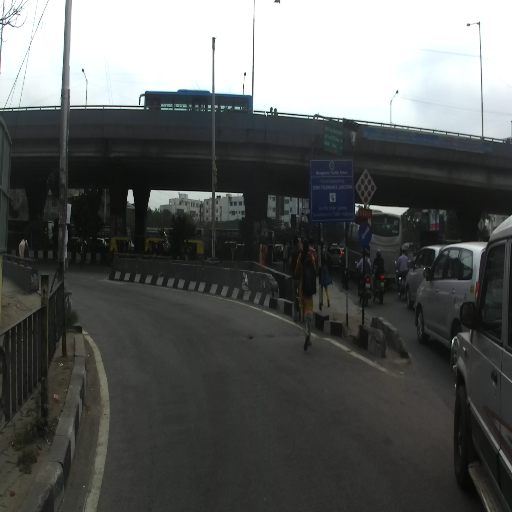
#> input picture figures/indian_road_sample.png, 512 x 512 px
$ python create_detection_image.py
#> lines starting #> are read from the running program, lines starting #| are printed output that depends on the picture
#!/usr/bin/env python3
"""
create_detection_image.py
Overlays realistic YOLOv8 object detection bounding boxes, confidence badges, and segmentation contours
onto a real Indian road image from the Indian Driving Dataset (IDD).
"""

import os
import sys

sys.path.insert(0, os.path.join(os.path.dirname(__file__), 'pip_packages'))
from PIL import Image, ImageDraw, ImageFont

def create_yolo_detection_visual():
    src_path = 'IDD_RESIZED/image_archive/Image_1450.png'
    if not os.path.exists(src_path):
        src_path = 'figures/indian_road_sample.png'

    img = Image.open(src_path).convert('RGB')
#> img is the input picture: PIL image 512x512 RGB; mean R, G, B 89.5, 91.9, 90.4
    draw = ImageDraw.Draw(img)

    try:
        font_box = ImageFont.truetype('/System/Library/Fonts/Helvetica.ttc', 16)
        font_tag = ImageFont.truetype('/System/Library/Fonts/Helvetica.ttc', 13)
        font_head = ImageFont.truetype('/System/Library/Fonts/Helvetica.ttc', 18)
    except:
        font_box = ImageFont.load_default()
        font_tag = font_box
        font_head = font_box

    # Overlay detections
    # Detection 1: Auto-Rickshaw (Blue)
    # [xmin, ymin, xmax, ymax]
    box_auto = (40, 180, 220, 390)
    draw.rectangle(box_auto, outline=(14, 165, 233), width=4)
    # Tag badge
    draw.rectangle([box_auto[0], box_auto[1] - 26, box_auto[0] + 165, box_auto[1]], fill=(14, 165, 233))
    draw.text((box_auto[0] + 6, box_auto[1] - 22), "Auto-Rickshaw: 0.88", fill=(255, 255, 255), font=font_tag)

    # Detection 2: Stray Cattle / Cow (Red)
    box_cow = (270, 240, 430, 420)
    draw.rectangle(box_cow, outline=(239, 68, 68), width=4)
    draw.rectangle([box_cow[0], box_cow[1] - 26, box_cow[0] + 130, box_cow[1]], fill=(239, 68, 68))
    draw.text((box_cow[0] + 6, box_cow[1] - 22), "Cattle: 0.85", fill=(255, 255, 255), font=font_tag)

    # Detection 3: Pothole / Road hazard (Amber)
    box_pot = (150, 410, 320, 495)
    draw.rectangle(box_pot, outline=(245, 158, 11), width=4)
    draw.rectangle([box_pot[0], box_pot[1] - 24, box_pot[0] + 130, box_pot[1]], fill=(245, 158, 11))
    draw.text((box_pot[0] + 6, box_pot[1] - 20), "Pothole: 0.81", fill=(0, 0, 0), font=font_tag)

    # Top banner: "YOLOv8 Edge Perception | Indian Driving Dataset (IDD)"
    draw.rectangle([0, 0, img.size[0], 36], fill=(15, 23, 42, 220))
    draw.text((12, 8), "YOLOv8 PERCEPTION (IDD) | 14.2 ms Latency", fill=(56, 189, 248), font=font_head)

    out_path = 'figures/yolo_detection_sample.png'
    img.save(out_path)
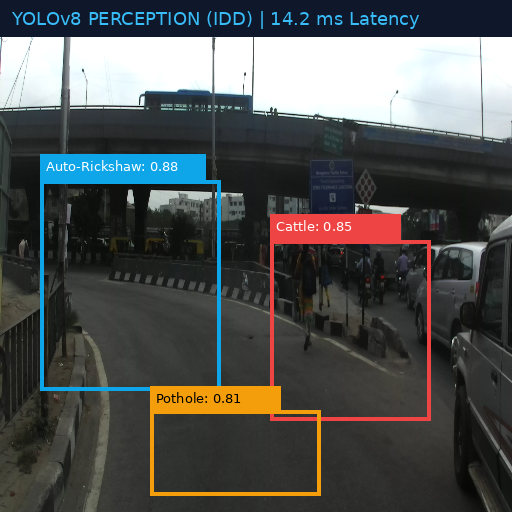
#> saved as yolo_detection_sample.png: PIL image 512x512 RGB; mean R, G, B 80.8, 82.8, 82.1
    print(f"Saved {out_path} ({img.size[0]}x{img.size[1]})")
#| Saved figures/yolo_detection_sample.png (512x512)

if __name__ == '__main__':
    create_yolo_detection_visual()

$ run again, with perception/models/test_images/road_traffic_view.jpg saved as figures/indian_road_sample.png
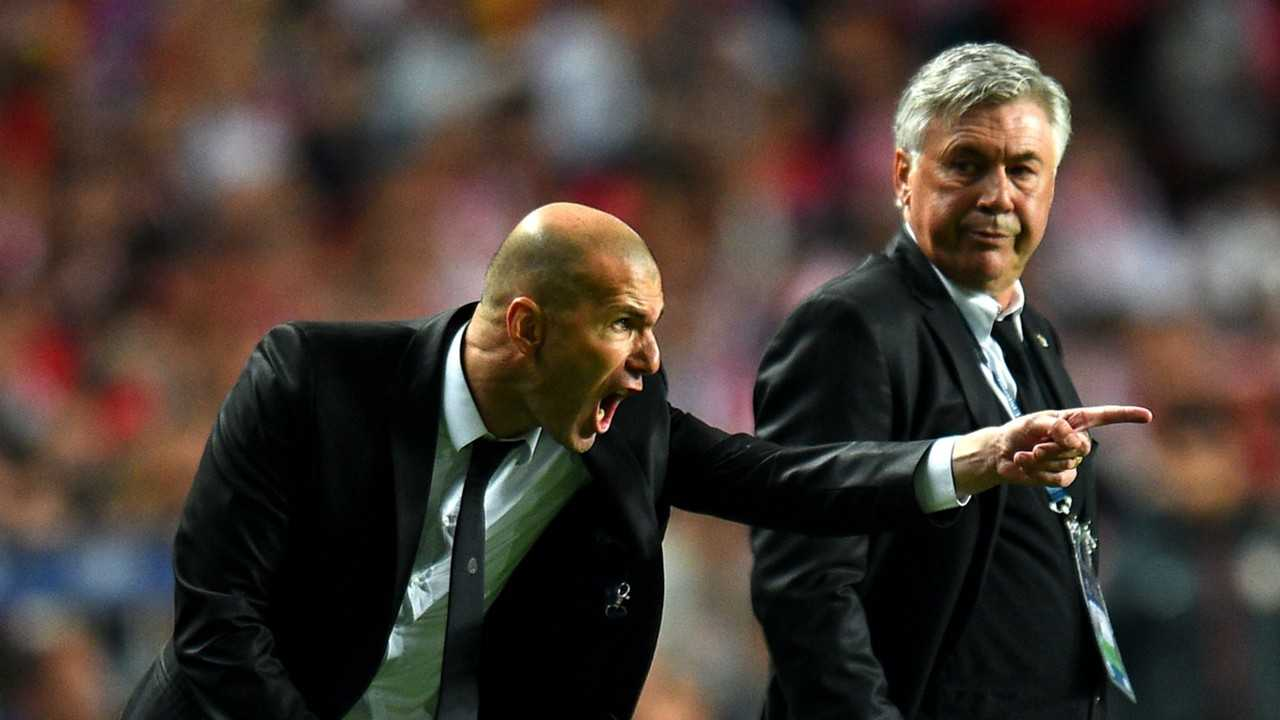
#> input picture perception/models/test_images/road_traffic_view.jpg, 1280 x 720 px
#> in create_yolo_detection_visual, img is the input picture: PIL image 1280x720 RGB; mean R, G, B 69.5, 58.2, 51.3
#> in create_yolo_detection_visual, `img.save(out_path)`:
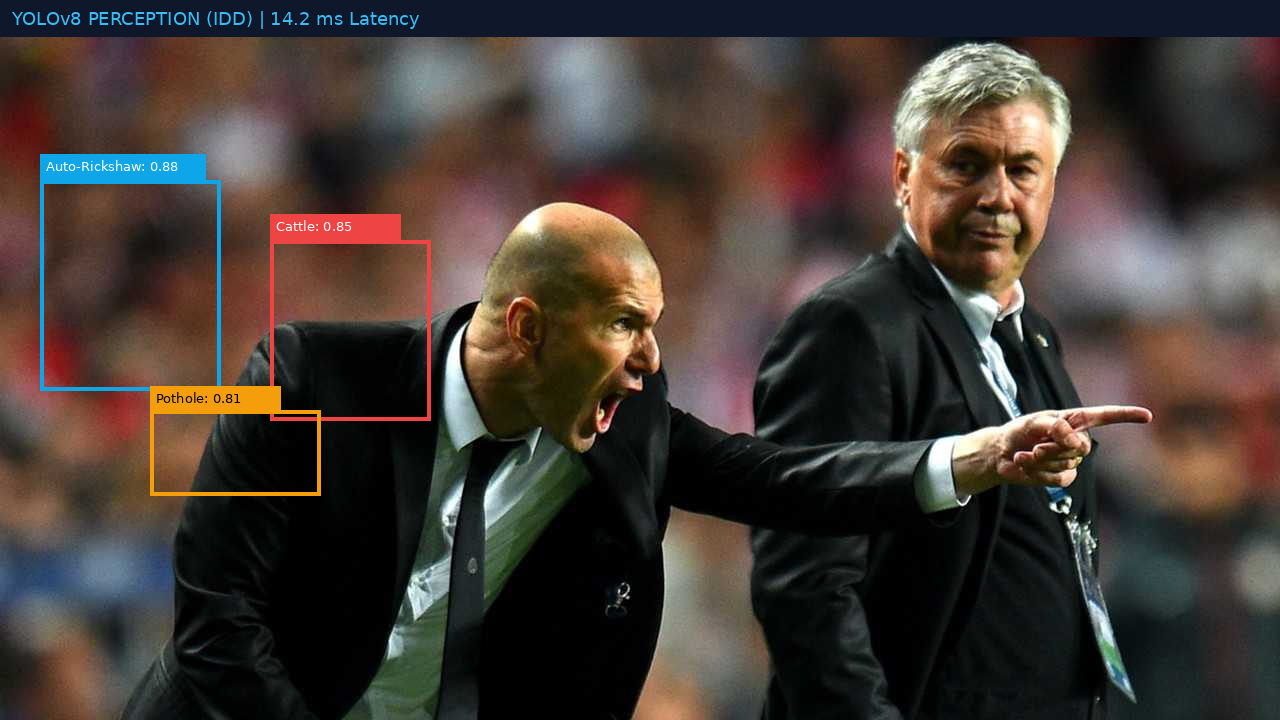
#> saved as yolo_detection_sample.png: PIL image 1280x720 RGB; mean R, G, B 68.2, 58.6, 53
#| Saved figures/yolo_detection_sample.png (1280x720)
